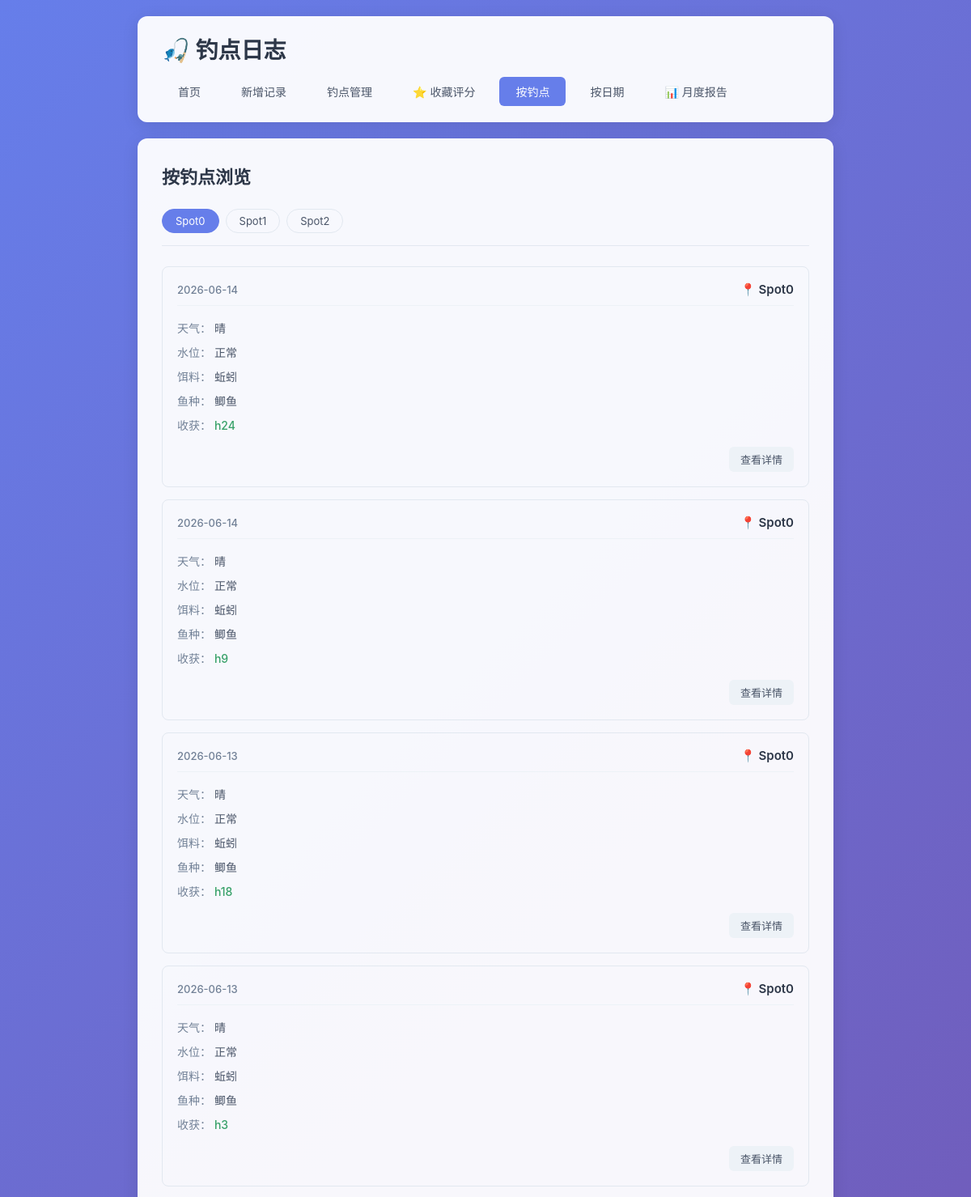
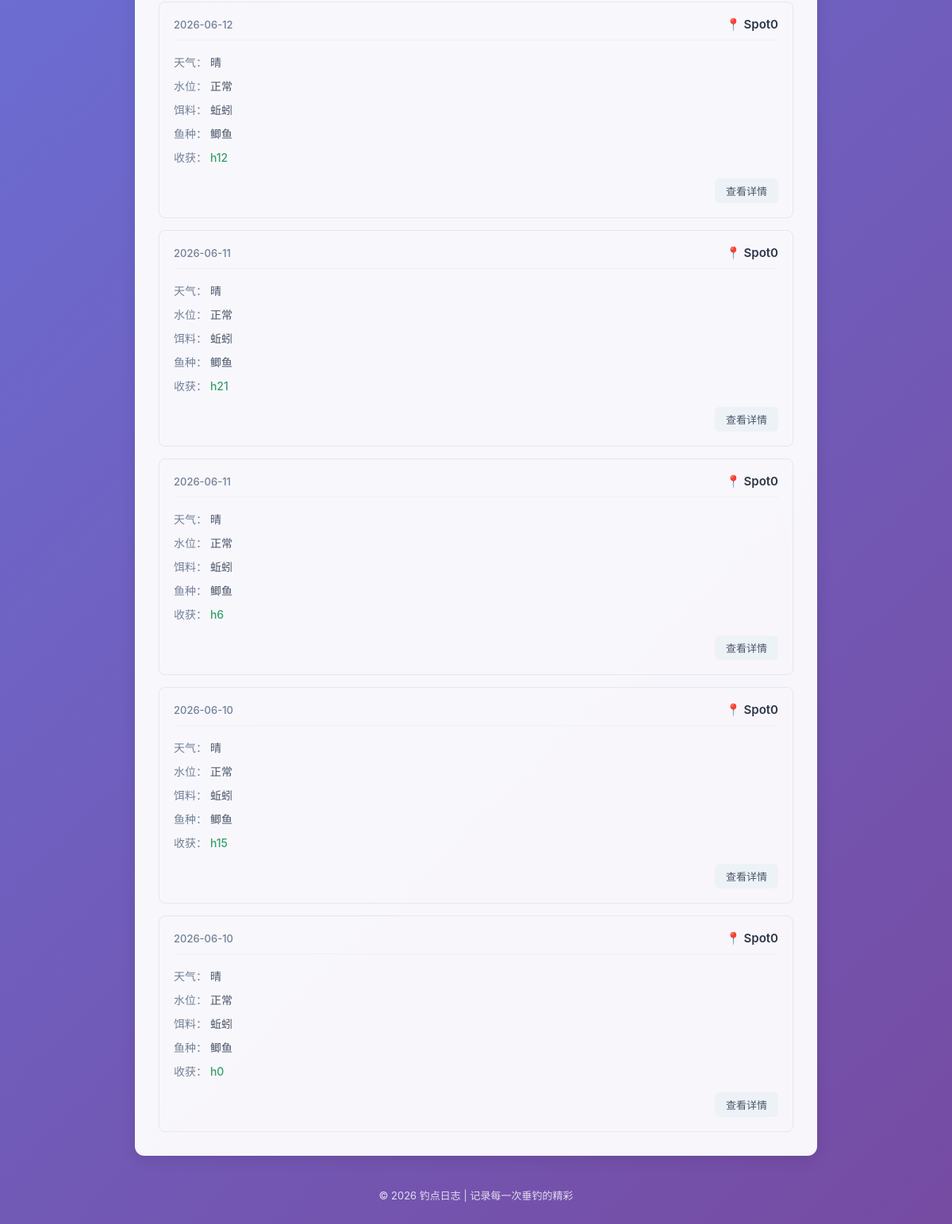
/by-spot, run on an earlier commit of the app's database (2 pictures, top to bottom).
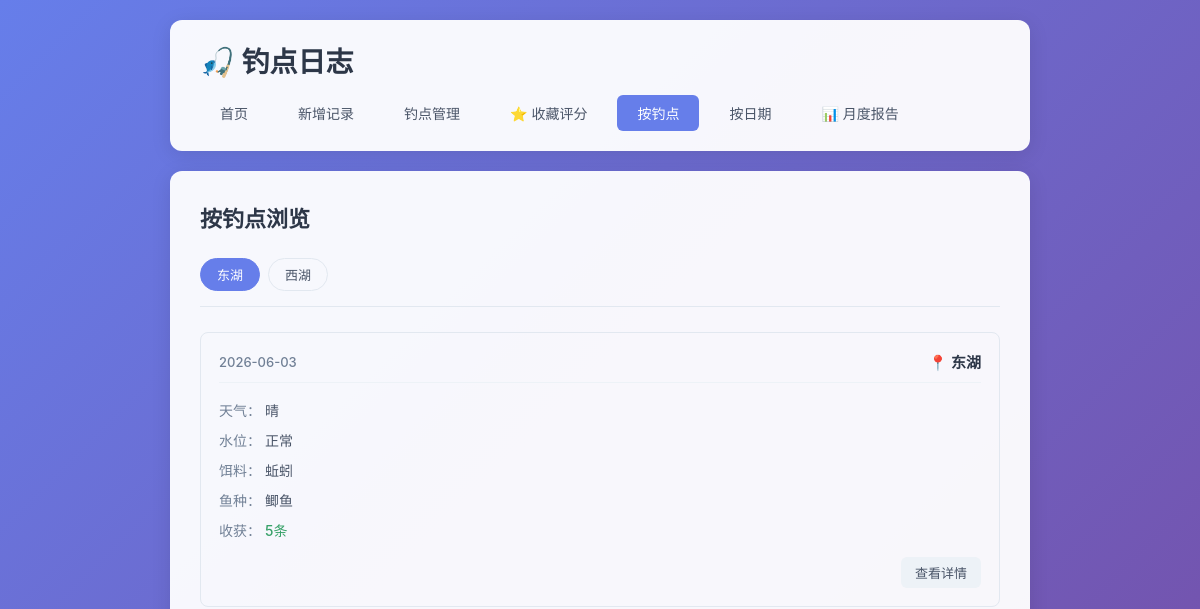
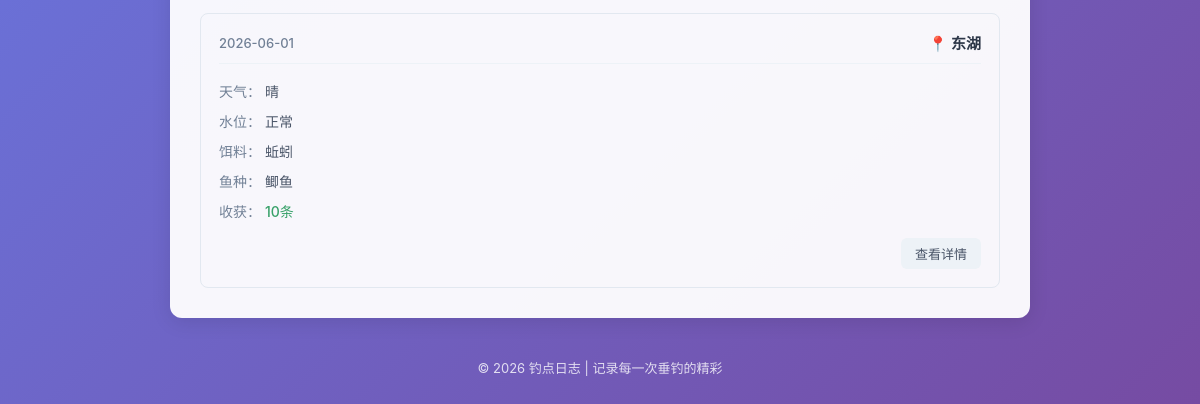
And on a later commit of the database (2 pictures, top to bottom).
### tables this page shows
CREATE TABLE fishing_logs (
            id INTEGER PRIMARY KEY AUTOINCREMENT,
            spot TEXT NOT NULL,
            weather TEXT NOT NULL,
            water_level TEXT NOT NULL,
            bait TEXT NOT NULL,
            fish_species TEXT NOT NULL,
            harvest TEXT NOT NULL,
            next_strategy TEXT,
            created_at DATE NOT NULL
        );

### app.py (the view)
@app.route('/by-spot')
def by_spot():
    conn = get_db()
    spots = conn.execute('SELECT DISTINCT spot FROM fishing_logs ORDER BY spot').fetchall()
    spot_list = [row['spot'] for row in spots]
    selected_spot = request.args.get('spot', spot_list[0] if spot_list else None)
    logs = []
    if selected_spot:
        logs = conn.execute(
            'SELECT * FROM fishing_logs WHERE spot = ? ORDER BY created_at DESC, id DESC',
            (selected_spot,)
        ).fetchall()
    conn.close()
    return render_template('by_spot.html', spot_list=spot_list, selected_spot=selected_spot, logs=logs)

### app.py (called while the page is built)
def get_db():
    conn = sqlite3.connect(DB_PATH)
    conn.row_factory = sqlite3.Row
    return conn

### templates/by_spot.html (shortened to what this page needs)
{% extends 'base.html' %}
{% block content %}
    <div class="page-header">
        <h2>按钓点浏览</h2>
    </div>
    {% if spot_list %}
        <div class="filter-bar">
            {% for spot in spot_list %}
                <a href="{{ url_for('by_spot', spot=spot) }}"
                   class="filter-btn {% if spot == selected_spot %}active{% endif %}">
                    {{ spot }}
                </a>
            {% endfor %}
        </div>
        {% if logs %}
            <div class="log-list">
                {% for log in logs %}
                    <div class="log-card">
                        <div class="log-header">
                            <span class="log-date">{{ log['created_at'] }}</span>
                            <span class="log-spot">📍 {{ log['spot'] }}</span>
                        </div>
                        <div class="log-body">
                            <div class="log-row">
                                <span class="label">天气：</span>
                                <span>{{ log['weather'] }}</span>
                            </div>
                            <div class="log-row">
                                <span class="label">水位：</span>
                                <span>{{ log['water_level'] }}</span>
                            </div>
                            <div class="log-row">
                                <span class="label">饵料：</span>
                                <span>{{ log['bait'] }}</span>
                            </div>
                            <div class="log-row">
                                <span class="label">鱼种：</span>
                                <span>{{ log['fish_species'] }}</span>
                            </div>
                            <div class="log-row">
                                <span class="label">收获：</span>
                                <span class="harvest">{{ log['harvest'] }}</span>
                            </div>
                        </div>
                        <div class="log-footer">
                            <a href="{{ url_for('log_detail', log_id=log['id']) }}" class="btn btn-small">查看详情</a>
                        </div>
                    </div>
                {% endfor %}
            </div>
        {% else %}
            <div class="empty-state">
                <p>该钓点暂无记录</p>
            </div>
        {% endif %}
    {% else %}
        <div class="empty-state">
            <p>还没有任何钓点记录</p>
            <a href="{{ url_for('add_log') }}" class="btn btn-primary">+ 新增记录</a>
        </div>
    {% endif %}
{% endblock %}

### templates/base.html (shortened to what this page needs)
<!DOCTYPE html>
<html lang="zh-CN">
<head>
    <link rel="stylesheet" href="{{ url_for('static', filename='style.css') }}">
</head>
<body>
    <div class="container">
        <header>
            <h1>🎣 钓点日志</h1>
            <nav>
                <a href="{{ url_for('index') }}" class="{% if request.endpoint == 'index' %}active{% endif %}">首页</a>
                <a href="{{ url_for('add_log') }}" class="{% if request.endpoint == 'add_log' %}active{% endif %}">新增记录</a>
                <a href="{{ url_for('spots_list') }}" class="{% if request.endpoint in ['spots_list', 'spot_detail', 'add_spot', 'edit_spot'] %}active{% endif %}">钓点管理</a>
                <a href="{{ url_for('spots_list', filter='favorite') }}" class="{% if request.endpoint == 'spots_list' and request.args.get('filter') == 'favorite' %}active{% endif %}">⭐ 收藏评分</a>
                <a href="{{ url_for('by_spot') }}" class="{% if request.endpoint == 'by_spot' %}active{% endif %}">按钓点</a>
                <a href="{{ url_for('by_date') }}" class="{% if request.endpoint == 'by_date' %}active{% endif %}">按日期</a>
                <a href="{{ url_for('monthly_report') }}" class="{% if request.endpoint == 'monthly_report' %}active{% endif %}">📊 月度报告</a>
            </nav>
        </header>
        <main>
            {% block content %}{% endblock %}
        </main>
        <footer>
            <p>© 2026 钓点日志 | 记录每一次垂钓的精彩</p>
        </footer>
    </div>
</body>
</html>

### static/style.css (style rules this page uses)
* { margin: 0; padding: 0; box-sizing: border-box; }
body { font-family: -apple-system, BlinkMacSystemFont, 'Segoe UI', 'PingFang SC', 'Microsoft YaHei', sans-serif; background: linear-gradient(135deg, #667eea 0%, #764ba2 100%); min-height: 100vh; color: #333; }
.container { max-width: 900px; margin: 0 auto; padding: 20px; min-height: 100vh; display: flex; flex-direction: column; }
header { background: rgba(255, 255, 255, 0.95); border-radius: 12px; padding: 20px 30px; margin-bottom: 20px; box-shadow: 0 4px 20px rgba(0, 0, 0, 0.1); }
header h1 { font-size: 28px; color: #2d3748; margin-bottom: 15px; }
nav { display: flex; gap: 10px; flex-wrap: wrap; }
nav a { padding: 8px 20px; text-decoration: none; color: #4a5568; border-radius: 6px; transition: all 0.2s ease; font-size: 14px; }
nav a.active { background: #667eea; color: white; }
main { flex: 1; background: rgba(255, 255, 255, 0.95); border-radius: 12px; padding: 30px; box-shadow: 0 4px 20px rgba(0, 0, 0, 0.1); }
.page-header { display: flex; justify-content: space-between; align-items: center; margin-bottom: 25px; flex-wrap: wrap; gap: 15px; }
.page-header h2 { color: #2d3748; font-size: 22px; }
.btn { display: inline-block; padding: 10px 20px; border: none; border-radius: 6px; text-decoration: none; font-size: 14px; cursor: pointer; transition: all 0.2s ease; font-family: inherit; }
.btn-small { padding: 6px 14px; font-size: 13px; background: #edf2f7; color: #4a5568; }
.log-list { display: grid; gap: 15px; }
.log-card { border: 1px solid #e2e8f0; border-radius: 8px; padding: 18px; transition: all 0.2s ease; }
.log-header { display: flex; justify-content: space-between; align-items: center; margin-bottom: 12px; padding-bottom: 10px; border-bottom: 1px solid #edf2f7; }
.log-date { font-size: 13px; color: #718096; font-weight: 500; }
.log-spot { font-size: 15px; font-weight: 600; color: #2d3748; }
.log-body { margin-bottom: 12px; }
.log-row { padding: 5px 0; font-size: 14px; color: #4a5568; }
.log-row .label { font-weight: 500; color: #718096; }
.log-row .harvest { color: #38a169; font-weight: 500; }
.log-footer { text-align: right; }
.filter-bar { display: flex; gap: 8px; margin-bottom: 25px; flex-wrap: wrap; padding-bottom: 15px; border-bottom: 1px solid #e2e8f0; }
.filter-btn { padding: 6px 16px; border: 1px solid #e2e8f0; border-radius: 20px; text-decoration: none; font-size: 13px; color: #4a5568; transition: all 0.2s ease; }
.filter-btn.active { background: #667eea; color: white; border-color: #667eea; }
footer { text-align: center; padding: 20px; color: rgba(255, 255, 255, 0.8); font-size: 13px; margin-top: 20px; }

What changed in the data, as far as the page shows it:
removed fishing_logs: created_at "2026-06-14", spot "Spot0", weather "晴", water_level "正常", bait "蚯蚓", fish_species "鲫鱼", harvest "h24"
removed fishing_logs: created_at "2026-06-14", spot "Spot0", weather "晴", water_level "正常", bait "蚯蚓", fish_species "鲫鱼", harvest "h9"
removed fishing_logs: created_at "2026-06-13", spot "Spot0", weather "晴", water_level "正常", bait "蚯蚓", fish_species "鲫鱼", harvest "h18"
removed fishing_logs: created_at "2026-06-13", spot "Spot0", weather "晴", water_level "正常", bait "蚯蚓", fish_species "鲫鱼", harvest "h3"
removed fishing_logs: created_at "2026-06-12", spot "Spot0", weather "晴", water_level "正常", bait "蚯蚓", fish_species "鲫鱼", harvest "h12"
removed fishing_logs: created_at "2026-06-11", spot "Spot0", weather "晴", water_level "正常", bait "蚯蚓", fish_species "鲫鱼", harvest "h21"
removed fishing_logs: created_at "2026-06-11", spot "Spot0", weather "晴", water_level "正常", bait "蚯蚓", fish_species "鲫鱼", harvest "h6"
removed fishing_logs: created_at "2026-06-10", spot "Spot0", weather "晴", water_level "正常", bait "蚯蚓", fish_species "鲫鱼", harvest "h15"
removed fishing_logs: created_at "2026-06-10", spot "Spot0", weather "晴", water_level "正常", bait "蚯蚓", fish_species "鲫鱼", harvest "h0"
added fishing_logs: created_at "2026-06-03", spot "东湖", weather "晴", water_level "正常", bait "蚯蚓", fish_species "鲫鱼", harvest "5条"
added fishing_logs: created_at "2026-06-01", spot "东湖", weather "晴", water_level "正常", bait "蚯蚓", fish_species "鲫鱼", harvest "10条"
Also different on the page:
new list line: "东湖"
new list line: "西湖"
list line gone: "Spot0"
list line gone: "Spot1"
list line gone: "Spot2"
